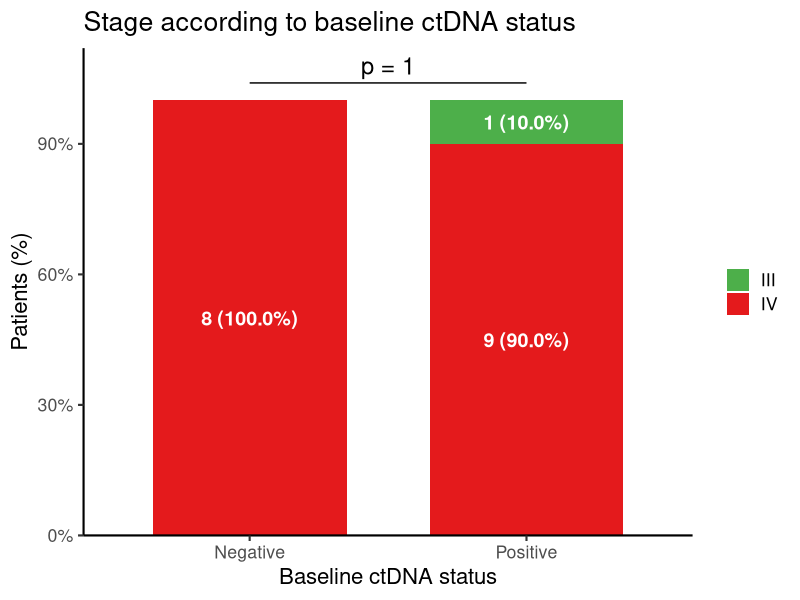
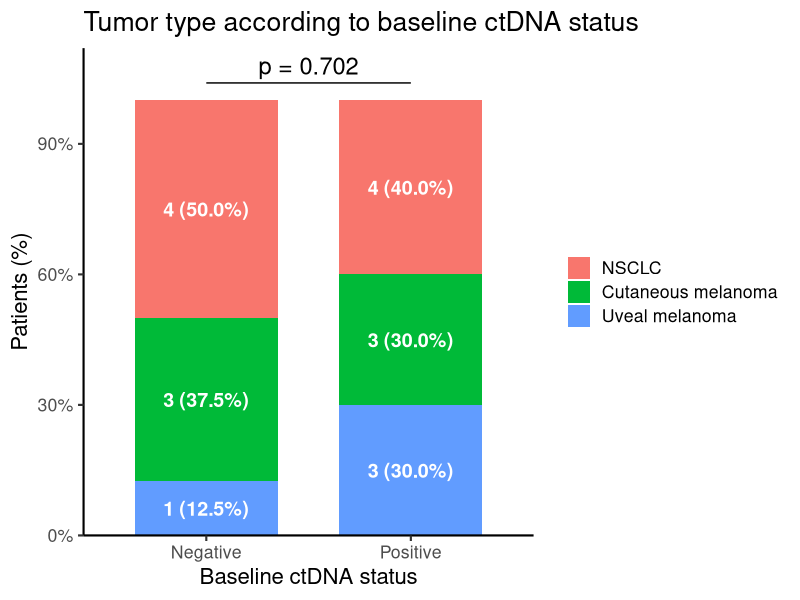
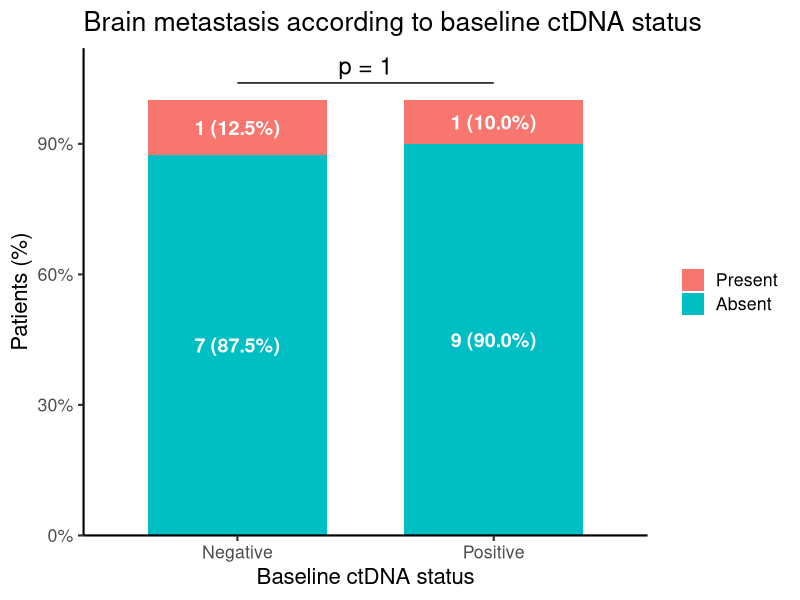
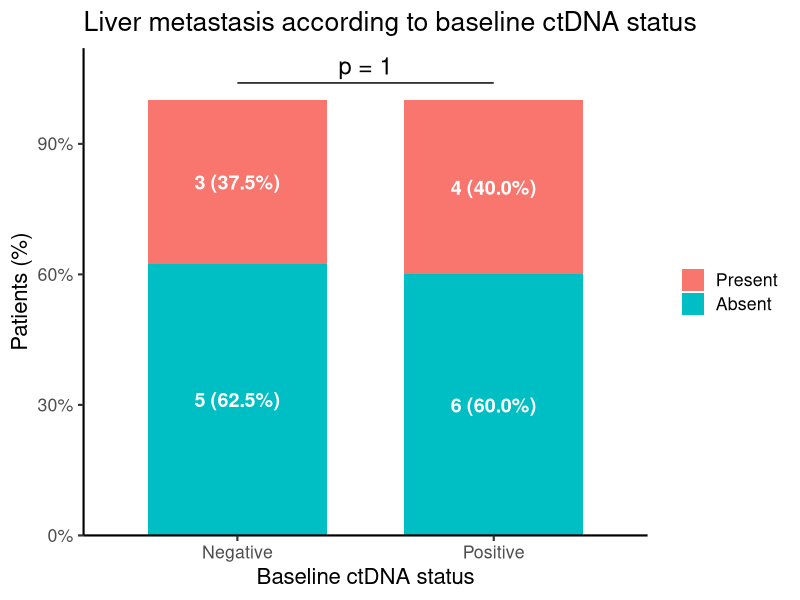
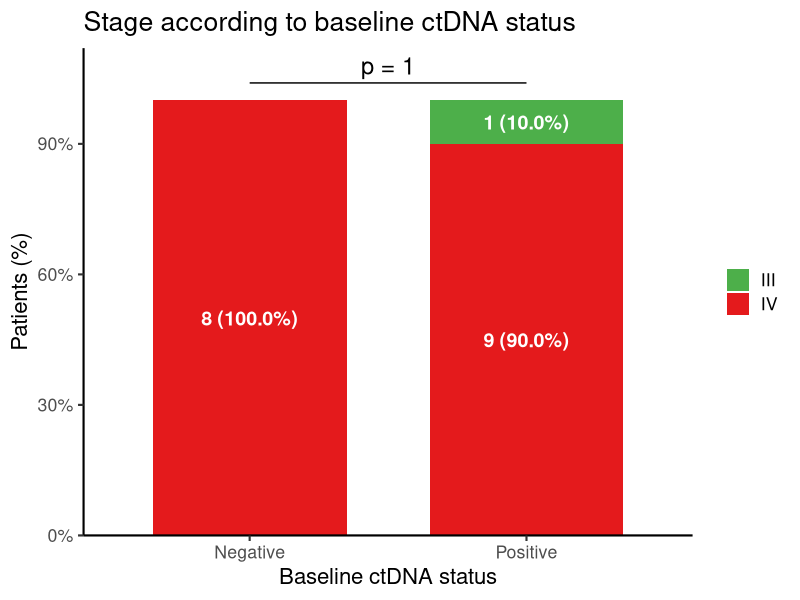
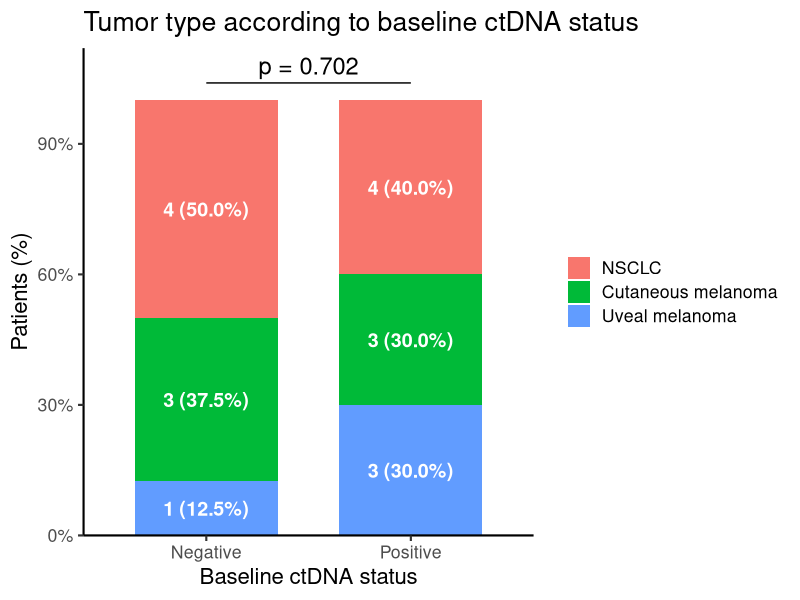
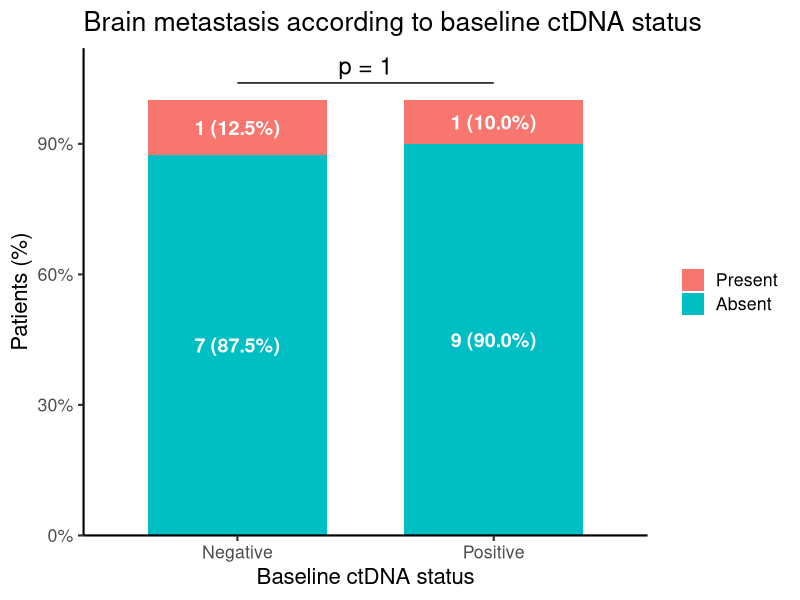
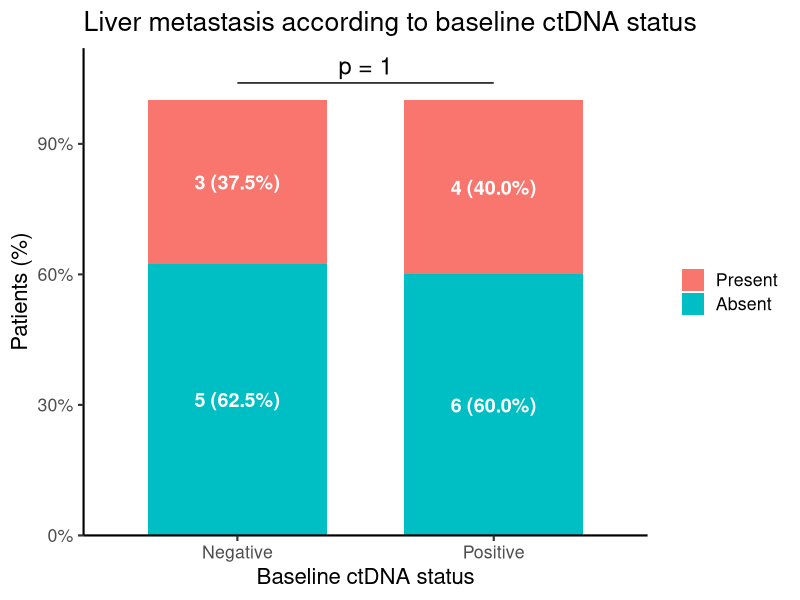

Here is the R script that generated these plots, in order:
# ============================================================
# FMT-LUMINate
# Clinical characteristics according to baseline ctDNA status
# ============================================================

# 1. PACKAGES ------------------------------------------------

library(readxl)
library(dplyr)
library(ggplot2)
library(scales)


# 2. DATA IMPORT ---------------------------------------------

df <- read_excel("ctDNA.xlsx")


# 3. DATA PREPARATION ----------------------------------------

df <- df %>%
  mutate(
    tumor_type = recode(
      tumor_type,
      "Non-small cell lung cancer" = "NSCLC"
    ),
    tumor_type = factor(
      tumor_type,
      levels = c("NSCLC", "Cutaneous melanoma", "Uveal melanoma")
    ),
    metastasis_brain = factor(
      metastasis_brain,
      levels = c("Present", "Absent")
    ),
    metastasis_liver = factor(
      metastasis_liver,
      levels = c("Present", "Absent")
    ),
    stage_group = case_when(
      stage %in% c("III", "3", 3) ~ "III",
      stage %in% c("IV", "4", 4) ~ "IV",
      TRUE ~ NA_character_
    ),
    stage_group = factor(
      stage_group,
      levels = c("III", "IV")
    )
  )


# 4. STATISTICAL ANALYSIS AND PLOTTING FUNCTION ---------------

plot_stacked_by_ctDNA <- function(data, category_var, xlab, title) {
  
  # Selection of evaluable patients
  df_plot <- data %>%
    filter(
      !is.na(`ctDNA status baseline`),
      `ctDNA status baseline` %in% c("Positive", "Negative"),
      !is.na(.data[[category_var]]),
      .data[[category_var]] != ""
    ) %>%
    distinct(`Patient ID`, `ctDNA status baseline`, .data[[category_var]])
  
  # Fisher's exact test
  fisher_tab <- table(
    df_plot$`ctDNA status baseline`,
    df_plot[[category_var]]
  )
  
  fisher_p <- fisher.test(fisher_tab)$p.value
  
  # Counts and proportions
  plot_data <- df_plot %>%
    count(`ctDNA status baseline`, .data[[category_var]]) %>%
    group_by(`ctDNA status baseline`) %>%
    mutate(
      total = sum(n),
      percent = n / total,
      label = paste0(n, " (", sprintf("%.1f", percent * 100), "%)")
    ) %>%
    ungroup()
  
  # Stacked bar plot
  p <- ggplot(
    plot_data,
    aes(
      x = `ctDNA status baseline`,
      y = percent,
      fill = .data[[category_var]]
    )
  ) +
    geom_col(width = 0.7) +
    geom_text(
      aes(label = label),
      position = position_stack(vjust = 0.5),
      color = "white",
      size = 5,
      fontface = "bold"
    ) +
    scale_y_continuous(
      labels = percent_format(accuracy = 1),
      limits = c(0, 1.12),
      expand = c(0, 0)
    ) +
    annotate(
      "segment",
      x = 1, xend = 2,
      y = 1.04, yend = 1.04
    ) +
    annotate(
      "text",
      x = 1.5,
      y = 1.08,
      label = paste0("p = ", signif(fisher_p, 3)),
      size = 6
    ) +
    labs(
      x = xlab,
      y = "Patients (%)",
      title = title,
      fill = NULL
    ) +
    theme_classic(base_size = 16)
  
  # Stage-specific color scale
  if (category_var == "stage_group") {
    p <- p +
      scale_fill_manual(
        values = c(
          "III" = "#4DAF4A",
          "IV" = "#E41A1C"
        )
      )
  }
  
  return(p)
}


# 5. CLINICAL CHARACTERISTICS PLOTS --------------------------

p_stage <- plot_stacked_by_ctDNA(
  df,
  category_var = "stage_group",
  xlab = "Baseline ctDNA status",
  title = "Stage according to baseline ctDNA status"
)

p_tumor <- plot_stacked_by_ctDNA(
  df,
  category_var = "tumor_type",
  xlab = "Baseline ctDNA status",
  title = "Tumor type according to baseline ctDNA status"
)

p_brain <- plot_stacked_by_ctDNA(
  df,
  category_var = "metastasis_brain",
  xlab = "Baseline ctDNA status",
  title = "Brain metastasis according to baseline ctDNA status"
)

p_liver <- plot_stacked_by_ctDNA(
  df,
  category_var = "metastasis_liver",
  xlab = "Baseline ctDNA status",
  title = "Liver metastasis according to baseline ctDNA status"
)


# 6. FIGURE DISPLAY ------------------------------------------

p_stage
p_tumor
p_brain
p_liver


# 7. FIGURE EXPORT -------------------------------------------

ggsave("baseline_ctDNA_stage.png", p_stage, width = 5, height = 6, dpi = 300)
ggsave("baseline_ctDNA_tumor_type.png", p_tumor, width = 6.5, height = 6, dpi = 300)
ggsave("baseline_ctDNA_brain_mets.png", p_brain, width = 5, height = 6, dpi = 300)
ggsave("baseline_ctDNA_liver_mets.png", p_liver, width = 5, height = 6, dpi = 300)


# ============================================================
# END
# ============================================================
